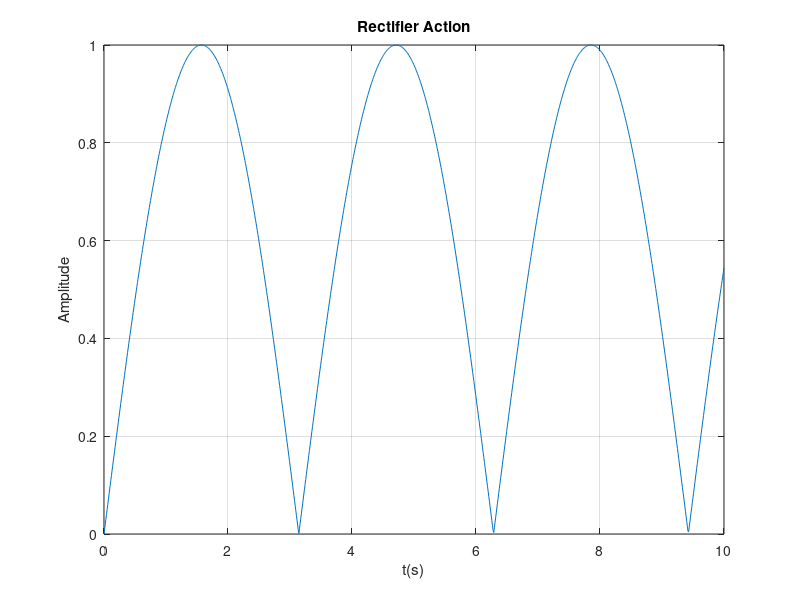

Write MATLAB code to recreate this figure.
%% Question 3
% A rectifier circuit receives a sinuisoidal signal and rectifies the
% negative output to positive. Write a MATLAB M-File to demonstrate the
% rectifier action using x(t)=sin(t) as the input signal. Plot the
% rectified signal over the interval t=[0,10].

t = linspace(0,10,1000);
 y = abs(sin(t));
 plot(t,y),xlabel('t(s)'),ylabel('Amplitude'),grid on, title('Rectifier Action');